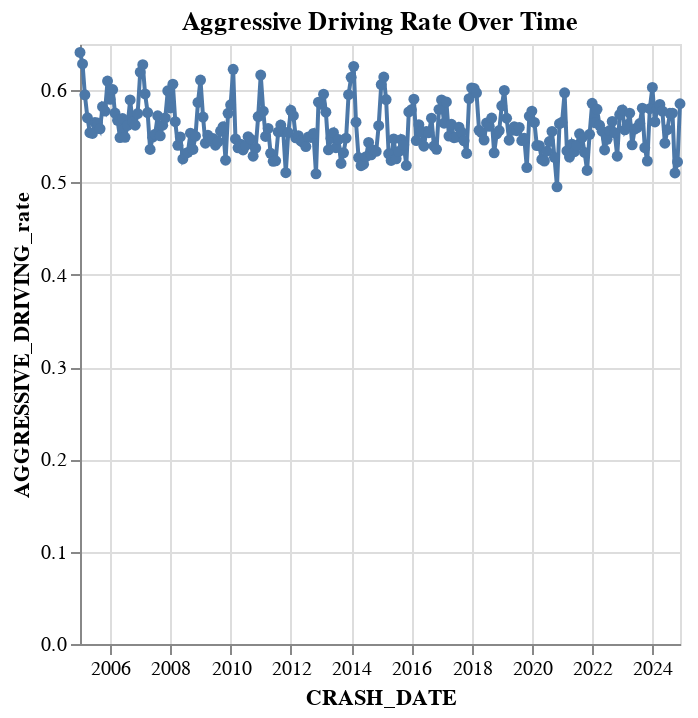

Here is the notebook cell this chart was saved with:
### Code cell
chart = alt.Chart(summ).mark_line(point=True).encode( 
    x= 'CRASH_DATE', 
    y= 'AGGRESSIVE_DRIVING_rate'
 ).properties(
    title='Aggressive Driving Rate Over Time'
 )

chart

### Figure 1 — Vega-Lite specification as saved in the notebook (floating-point values rounded to 4 significant figures; data arrays with more than 128 entries replaced by an {"elided": "..."} marker saying what was removed)
{"config": {"view": {"continuousWidth": 300, "continuousHeight": 300}}, "data": {"name": "data-0493419bec739c4f2ff1951f5e3246d3"}, "mark": {"type": "line", "point": true}, "encoding": {"x": {"field": "CRASH_DATE", "type": "temporal"}, "y": {"field": "AGGRESSIVE_DRIVING_rate", "type": "quantitative"}}, "title": "Aggressive Driving Rate Over Time", "$schema": "https://vega.github.io/schema/vega-lite/v6.1.0.json", "datasets": {"data-0493419bec739c4f2ff1951f5e3246d3": {"elided": "240 records"}}}
